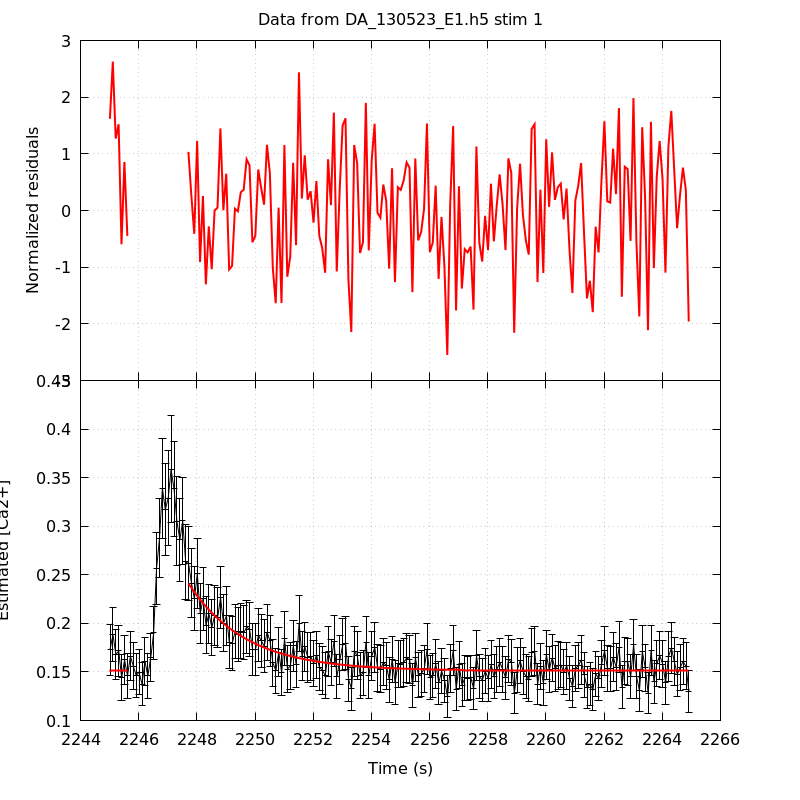

The gnuplot source for this figure:
unset key
set grid
set multiplot title 'Data from DA_130523_E1.h5 stim 1' noenhanced layout 2,1 margins 0.1,0.9,0.1,0.95 spacing 0,0
set ylabel 'Normalized residuals'
set xtics format ''
plot 'DA_130523_E1_aba_RatioFit_s1' using 1:4 with lines linecolor rgb 'red' linewidth 2
set format x '%g'
set xlabel 'Time (s)'
set ylabel 'Estimated [Ca2+]'
plot 'DA_130523_E1_aba_CaRatio_s1' using 1:2:($3*1.96) with yerrorlines \
     linecolor rgb 'black' linewidth 1,                \
     'DA_130523_E1_aba_RatioFit_s1' using 1:3 with lines linecolor rgb 'red'\
     linewidth 2
unset multiplot
